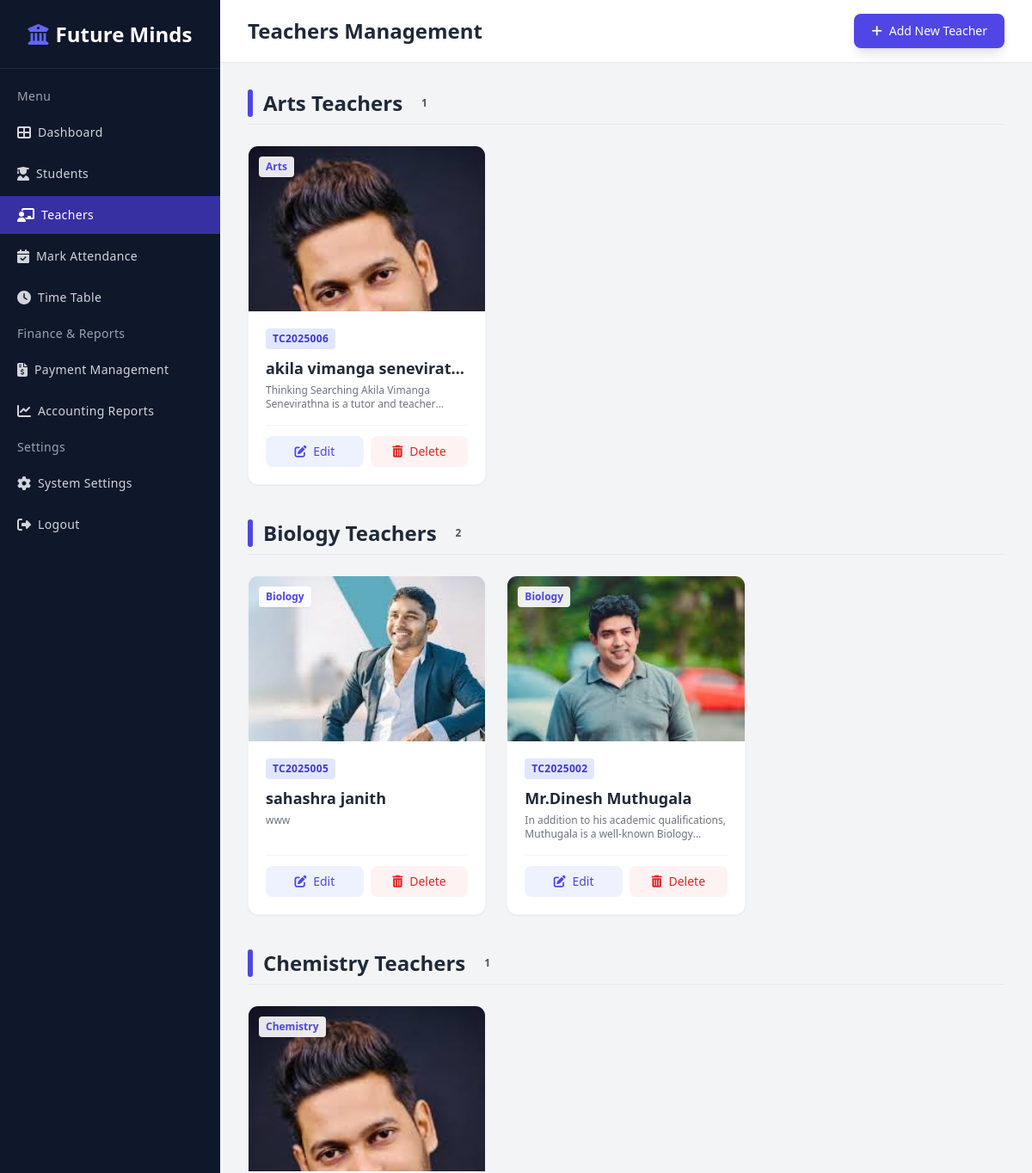
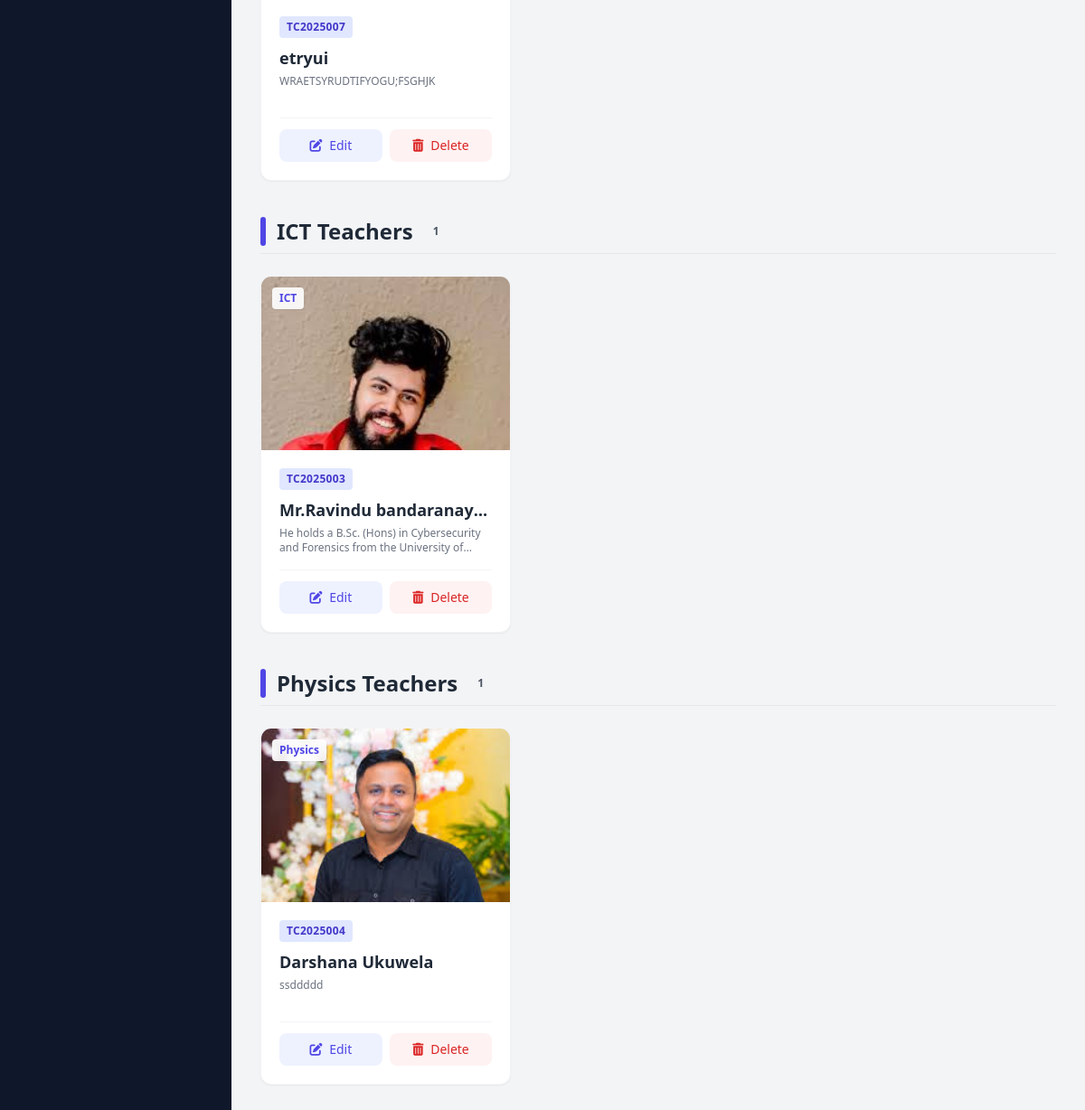
Page /admin/teachers.php on the committed database (2 pictures, top to bottom).
### tables this page shows
CREATE TABLE `teachers` (
  `teacher_id` int(11) NOT NULL,
  `teacher_number` varchar(20) NOT NULL,
  `password` varchar(255) NOT NULL,
  `full_name` varchar(150) NOT NULL,
  `phone` varchar(20) NOT NULL,
  `subject` varchar(100) NOT NULL,
  `description` text DEFAULT NULL,
  `image` varchar(255) DEFAULT NULL,
  `status` int(1) NOT NULL DEFAULT 1,
  `created_at` timestamp NOT NULL DEFAULT current_timestamp()
);

### admin/teachers.php (the view, shortened to what this page needs)
<?php
include 'db_con.php';
?>
<!DOCTYPE html>
<html lang="en">
<head>
    <script src="https://cdn.tailwindcss.com"></script>
    <link rel="stylesheet" href="https://cdnjs.cloudflare.com/ajax/libs/font-awesome/6.4.0/css/all.min.css">
</head>
<body class="bg-gray-100 font-sans antialiased">
    <?php include('includes/sidebar.php'); ?>
    <div class="ml-64 flex flex-col min-h-screen">
        <header class="bg-white shadow-sm py-4 px-8 flex justify-between items-center sticky top-0 z-40">
            <h2 class="text-2xl font-bold text-gray-800">Teachers Management</h2>
            <div class="flex items-center gap-4">
                <a href="add_teacher.php" class="bg-indigo-600 text-white px-5 py-2.5 rounded-lg text-sm font-medium hover:bg-indigo-700 transition shadow-lg flex items-center gap-2">
                    <i class="fas fa-plus"></i> Add New Teacher
                </a>
            </div>
        </header>
        <main class="p-8">
            <?php
            $sql = "SELECT * FROM teachers WHERE status = 1 ORDER BY subject ASC, teacher_id DESC";
            $result = $conn->query($sql);
            $teachers_by_subject = [];
            if ($result->num_rows > 0) {
                while($row = $result->fetch_assoc()) {
                    $teachers_by_subject[$row['subject']][] = $row;
                }
            }
            if (!empty($teachers_by_subject)) {
                foreach ($teachers_by_subject as $subject => $teachers) {
            ?>
                <div class="mb-10">
                    <div class="flex items-center gap-3 mb-6 border-b border-gray-200 pb-2">
                        <div class="h-8 w-1.5 bg-indigo-600 rounded-full"></div>
                        <h2 class="text-2xl font-bold text-gray-800"><?php echo htmlspecialchars($subject); ?> Teachers</h2>
                        <span class="bg-gray-100 text-gray-600 text-xs font-semibold px-2.5 py-0.5 rounded-full">
                            <?php echo count($teachers); ?>
                        </span>
                    </div>
                    <div class="grid grid-cols-1 md:grid-cols-2 lg:grid-cols-3 xl:grid-cols-4 gap-6">
                        <?php foreach ($teachers as $row) {
                            $img = $row['image'];
                            $imgPath = "../assets/images/teachers/" . $img;
                        ?>
                        <div class="bg-white rounded-xl shadow-sm border border-gray-100 overflow-hidden hover:shadow-md transition group">
                            <div class="relative h-48 overflow-hidden bg-gray-100">
                                <img src="<?php echo $imgPath; ?>" alt="<?php echo htmlspecialchars($row['full_name']); ?>"
                                     class="w-full h-full object-cover object-top transition-transform duration-500 group-hover:scale-105">
                                <div class="absolute top-3 left-3 bg-white/90 backdrop-blur-sm px-2 py-1 rounded text-xs font-bold text-indigo-600 shadow-sm">
                                    <?php echo htmlspecialchars($row['subject']); ?>
                                </div>
                            </div>
                            <div class="p-5">
                                <div class="flex justify-between items-center mb-2">
                                    <span class="bg-indigo-100 text-indigo-700 text-xs font-bold px-2 py-1 rounded uppercase tracking-wide">
                                        <?php echo isset($row['teacher_number']) ? htmlspecialchars($row['teacher_number']) : 'NO ID'; ?>
                                    </span>
                                </div>
                                <h3 class="font-bold text-gray-800 text-lg mb-1 truncate"><?php echo htmlspecialchars($row['full_name']); ?></h3>
                                <p class="text-gray-500 text-xs mb-4 line-clamp-2 h-8"><?php echo htmlspecialchars($row['description']); ?></p>
                                <div class="flex gap-2 pt-3 border-t border-gray-100">
                                    <a href="edit_teacher.php?id=<?php echo $row['teacher_id']; ?>"
                                       class="flex-1 bg-indigo-50 text-indigo-600 py-2 rounded-lg text-sm font-medium hover:bg-indigo-100 transition text-center group-hover:bg-indigo-600 group-hover:text-white">
                                        <i class="fas fa-edit mr-1"></i> Edit
                                    </a>
                                    <a href="delete_teacher.php?id=<?php echo $row['teacher_id']; ?>"
                                       onclick="return confirm('Are you sure you want to remove this teacher?');"
                                       class="flex-1 bg-red-50 text-red-600 py-2 rounded-lg text-sm font-medium hover:bg-red-100 transition text-center group-hover:bg-red-600 group-hover:text-white">
                                        <i class="fas fa-trash-alt mr-1"></i> Delete
                                    </a>
                                </div>
                            </div>
                        </div>
                        <?php }  ?>
                    </div>
                </div>
                <?php
                }
            } ?>
        </main>
    </div>
</body>
</html>

### admin/teachers.php (style rules this page uses)
body { font-family: 'Poppins', sans-serif; }

### rows in the picture
teachers: image (picture), subject "Arts", teacher_number "TC2025006", full_name "akila vimanga senevirat…", description "Thinking Searching Akila Vimanga Senevirathna is a tutor and…"
teachers: image (picture), subject "Biology", teacher_number "TC2025005", full_name "sahashra janith", description "www"
teachers: image (picture), subject "Biology", teacher_number "TC2025002", full_name "Mr.Dinesh Muthugala", description "In addition to his academic qualifications, Muthugala is a well-known…"
teachers: image (picture), subject "Chemistry", teacher_number "TC2025007", full_name "etryui", description "WRAETSYRUDTIFYOGU;FSGHJK"
teachers: image (picture), subject "ICT", teacher_number "TC2025003", full_name "Mr.Ravindu bandaranay…", description "He holds a B.Sc. (Hons) in Cybersecurity and Forensics from the University…"
teachers: image (picture), subject "Physics", teacher_number "TC2025004", full_name "Darshana Ukuwela", description "ssddddd"

### other values in the picture
$subject "Arts"
count($teachers) "1"
$subject "Biology"
count($teachers) "2"
$subject "Chemistry"
$subject "ICT"
$subject "Physics"
